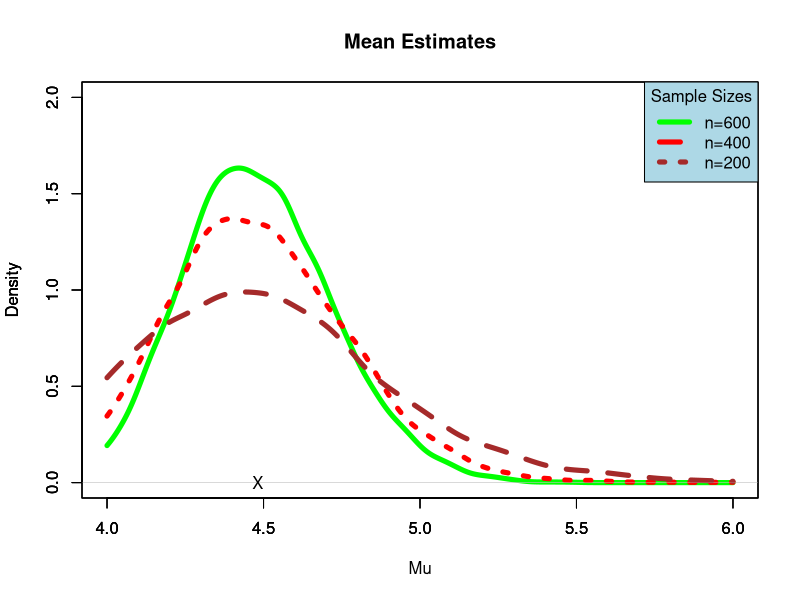
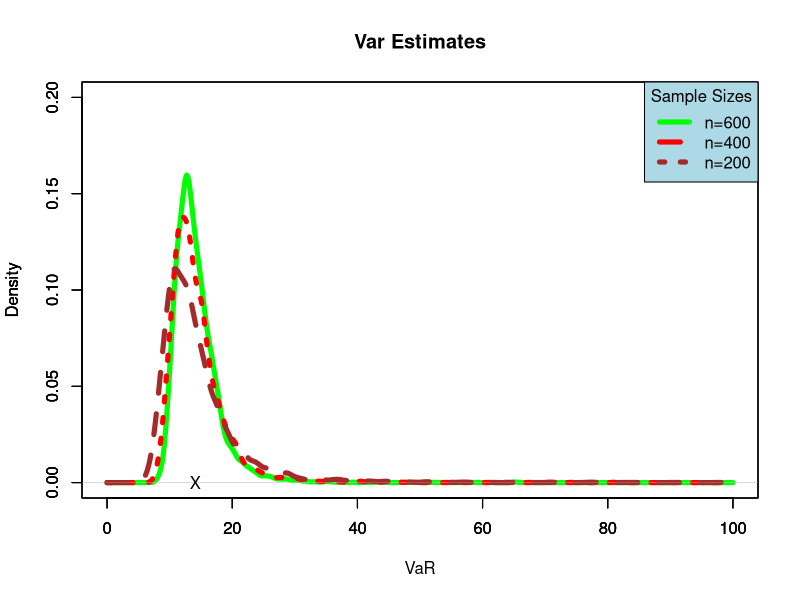
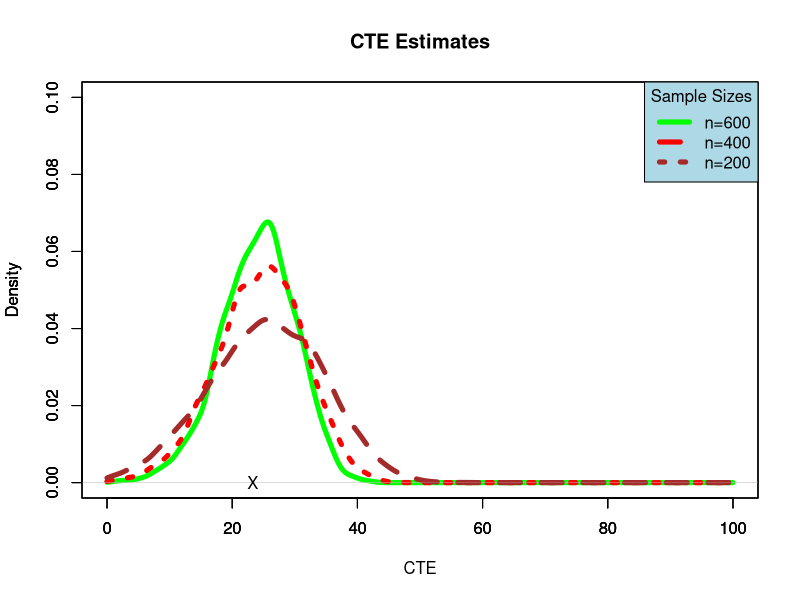

R code for these plots, in order:
##################################
# Fitting A Correct Model 
# Lognormal Data / Lognormal Model 
##################################

## defining sample size 
set.seed(53)
n <- c(600, 400, 200)

## Generate data based on different sample sizes
X1 <- rlnorm(n[1], meanlog=1, sdlog=1) 
X2 <- rlnorm(n[2], meanlog=1, sdlog=1)
X3 <- rlnorm(n[3], meanlog=1, sdlog=1)

## Calculate VaR and CTE
## Full Bayesian Analysis - True Values
True.mu <- exp(1 + 0.50)
True.VaR <- qlnorm(0.95, meanlog=1, sdlog=1)
d <- function(x){exp(-(log(x)-1)^2/2)/(sqrt(2*pi))}
True.CTE <- integrate(d, lower=True.VaR, upper=Inf)$value/0.05

## Number of iterations and matrices to hold parameter estimates
N <- 10000
keepers1 <- matrix(0, N, 3)
keepers2 <- matrix(0, N, 3)
keepers3 <- matrix(0, N, 3)

## result found on wikipedia.(Lognormal Distribution)
## want to use this to get the meanlog = 1 and sdlog = 1 for VaR.star
location <- log(1/sqrt(1+1))
shape <- sqrt(log(1+1))

## Generating parameter values for n = 600
for (i in 1:N) {
  Y <- rlnorm(n[1], meanlog=1, sdlog=1)
  mu <- mean(Y)
  Z <- rlnorm(n[1], location, shape)
  est.VaR <- qlnorm(0.95, meanlog = mean(Z), sdlog = sqrt(var(Z)))
  est.CTE <- integrate(d, lower=est.VaR, upper=Inf)$value/0.05
  keepers1[i,] <- c(mu,est.VaR,est.CTE)
}

## Generating parameter values for n = 400
for (j in 1:N) {
  Y2 <- rlnorm(n[2], meanlog=1, sdlog=1)
  mu2 <- mean(Y2)
  Z2 <- rlnorm(n[2], location, shape)
  est.VaR2 <- qlnorm(0.95, meanlog = mean(Z2), sdlog = sqrt(var(Z2)))
  est.CTE2 <- integrate(d, lower=est.VaR2, upper=Inf)$value/0.05
  keepers2[j,] <- c(mu2,est.VaR2,est.CTE2)
}

## Generating parameter values for n = 200
for (k in 1:N) {
  Y3 <- rlnorm(n[3], meanlog=1, sdlog=1)
  mu3 <- mean(Y3)
  Z3 <- rlnorm(n[3], location, shape)
  est.VaR3 <- qlnorm(0.95, meanlog = mean(Z3), sdlog = sqrt(var(Z3)))
  est.CTE3 <- integrate(d, lower=est.VaR3, upper=Inf)$value/0.05
  keepers3[k,] <- c(mu3,est.VaR3,est.CTE3)
}

#Plots of the posterior means
plot(density(keepers1[,1], from = 4, to = 6), 
     main="Mean Estimates", xlab = "Mu", ylim = c(0, 2), 
     lwd = 5, col = "Green")
par(new=T)
plot(density(keepers2[,1], from = 4, to = 6), 
     main = "", xlab = "", ylim = c(0,2), 
     lty = 3, lwd = 5, col = "Red")
par(new=T)
plot(density(keepers3[,1], from = 4, to = 6), 
     main = "", xlab = "", ylim = c(0,2), 
     lty = 2, lwd = 5, col = "Brown")
par(new=T)
points(True.mu, 0, pch = "X")
legend("topright", title = "Sample Sizes", 
       legend =c("n=600", "n=400", "n=200"), 
       col = c("Green", "Red", "Brown"),
       bg="lightblue", lwd=5, lty=1:3)

#Plots of the VaR for different sample sizes
plot(density(keepers1[,2], from = 0, to = 100), 
     main="Var Estimates", xlab = "VaR", ylim = c(0,0.2), 
     lwd = 5, col = "Green")
par(new=T)
plot(density(keepers2[,2], from = 0, to = 100), 
     main = "", xlab = "", ylim = c(0,0.2), 
     lty = 3, lwd = 5, col = "Red")
par(new=T)
plot(density(keepers3[,2], from = 0, to = 100), 
     main = "", xlab = "", ylim = c(0,0.2), 
     lty = 2, lwd = 5, col = "Brown")
par(new=T)
points(True.VaR, 0, pch = "X")
legend("topright", title = "Sample Sizes", 
       legend =c("n=600", "n=400", "n=200"), 
       col = c("Green", "Red", "Brown"),
       bg="lightblue", lwd=5, lty=1:3)

#Plots of the CTE for different sample sizes. 
plot(density(keepers1[,3], from = 0, to = 100), 
     main="CTE Estimates", xlab = "CTE", ylim = c(0, 0.10), 
     lwd = 5, col = "Green")
par(new=T)
plot(density(keepers2[,3], from = 0, to = 100), 
     main = "", xlab = "", ylim = c(0,0.1), 
     lty = 3, lwd = 5, col = "Red")
par(new=T)
plot(density(keepers3[,3], from = 0, to = 100), 
     main = "", xlab = "", ylim = c(0,0.1), 
     lty = 2, lwd = 5, col = "Brown")
par(new=T)
points(True.CTE, 0, pch = "X")
legend("topright", title = "Sample Sizes", 
       legend =c("n=600", "n=400", "n=200"), 
       col = c("Green", "Red", "Brown"),
       bg="lightblue", lwd=5, lty=1:3)
